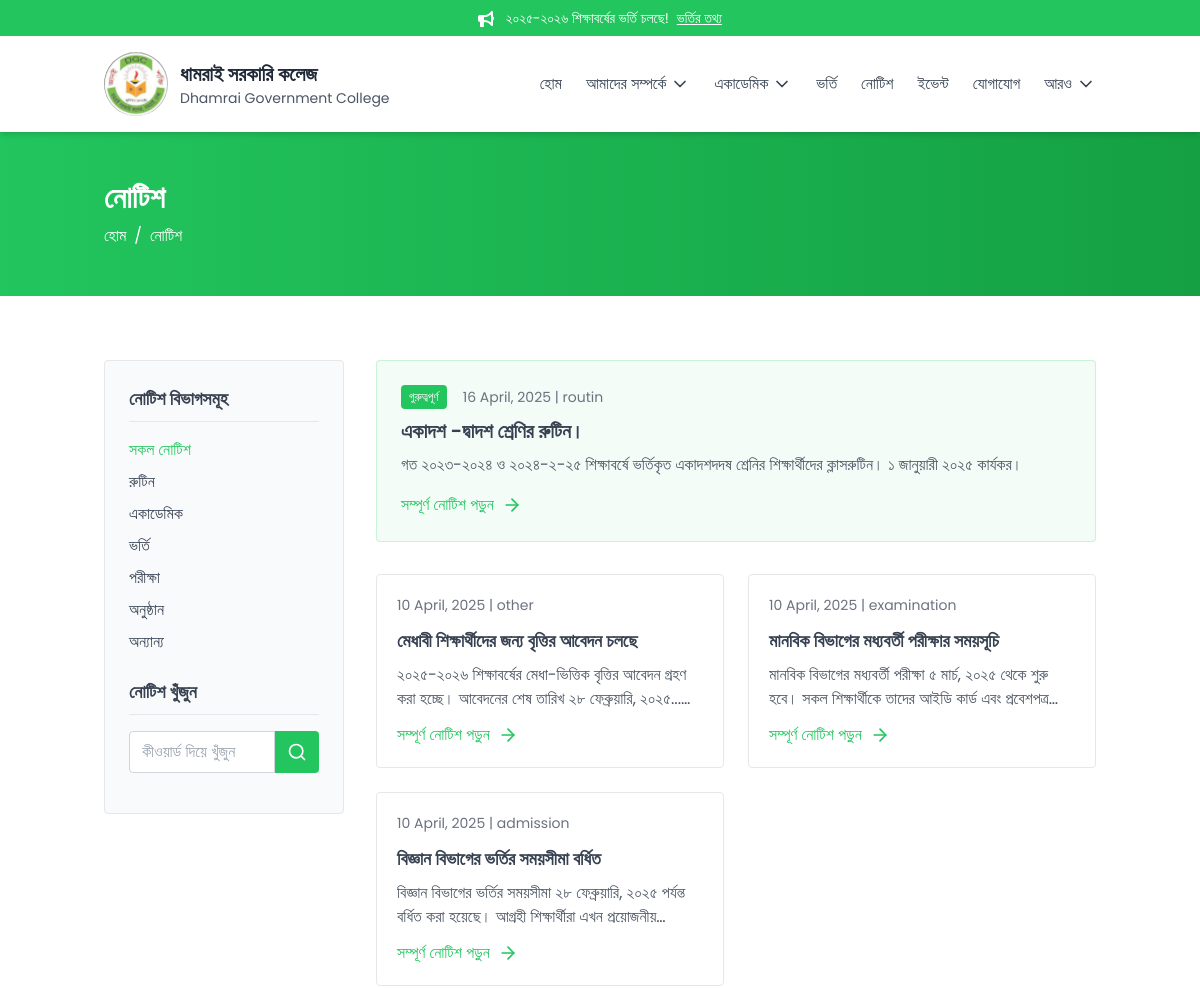
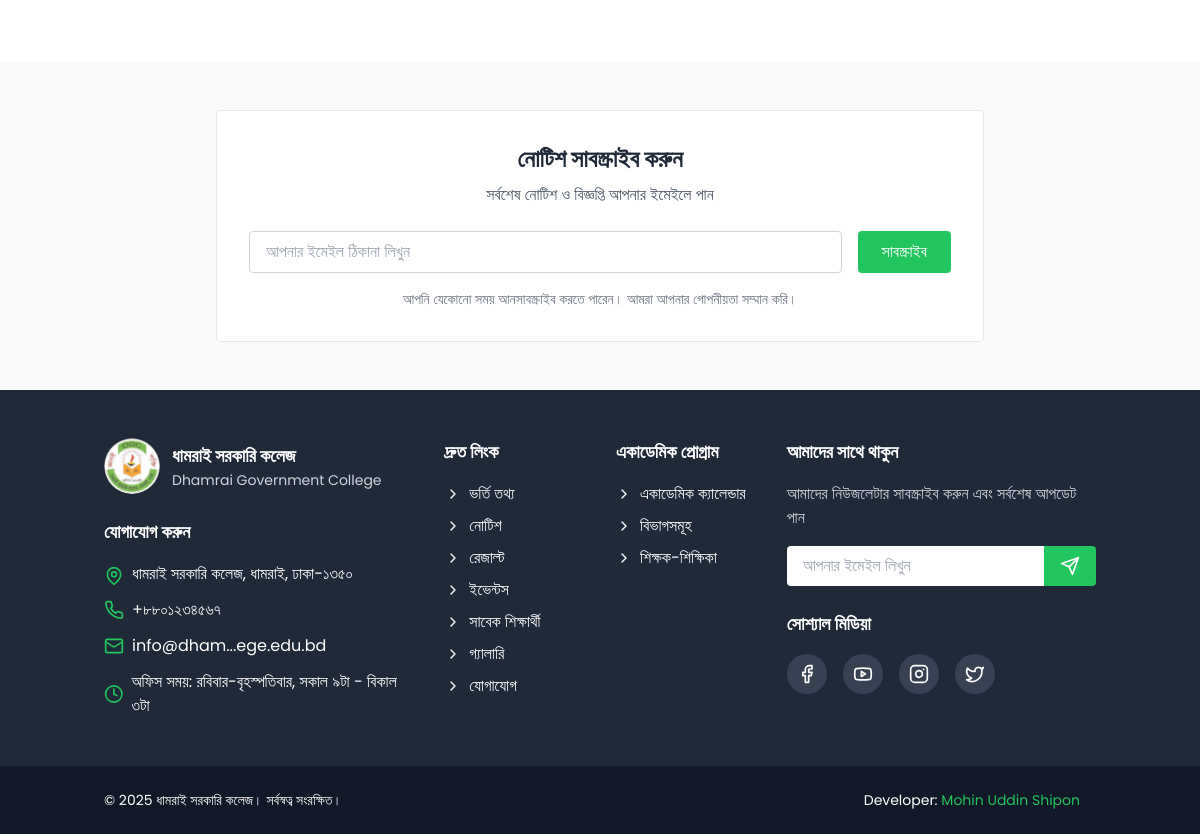
The page /notices/ on the database its author committed (2 pictures, top to bottom).
### core/models.py (models this page shows, shortened)
class Notice(models.Model):
    CATEGORY_CHOICES = [
        ('routin', 'রুটিন'),
        ('academic', 'একাডেমিক'),
        ('admission', 'ভর্তি'),
        ('examination', 'পরীক্ষা'),
        ('event', 'অনুষ্ঠান'),
        ('other', 'অন্যান্য'),
    ]
    title = models.CharField(max_length=200)
    description = models.TextField(null=True)
    category = models.CharField(max_length=20, choices=CATEGORY_CHOICES)
    publish_date = models.DateTimeField(default=timezone.now)
    document = models.FileField(upload_to='notices/', null=True, blank=True)
    is_important = models.BooleanField(default=False)
    slug = models.SlugField(unique=True)
    class Meta:
        ordering = ['-publish_date']

### core/views.py (the view)
# urls.py: path('notices/', views.NoticeListView.as_view(), name='notices'),
class NoticeListView(ListView):
    model = Notice
    template_name = 'notice.html'
    context_object_name = 'notices'
    paginate_by = 10
    def get_queryset(self):
        queryset = super().get_queryset()
        category = self.request.GET.get('category')
        search = self.request.GET.get('search')
        if category:
            queryset = queryset.filter(category=category)
        if search:
            queryset = queryset.filter(Q(title__icontains=search) | Q(description__icontains=search))
        return queryset
    def get_context_data(self, **kwargs):
        context = super().get_context_data(**kwargs)
        context['featured_notice'] = Notice.objects.filter(is_important=True).order_by('-publish_date').first()
        context['notices'] = Notice.objects.exclude(id=context['featured_notice'].id)
        context['categories'] = Notice.CATEGORY_CHOICES
        return context

### templates/notice.html (shortened to what this page needs)
{% extends "base.html" %}
{% block content %}
<div class="bg-gradient-to-r from-primary to-primary-dark text-white py-12">
    <div class="container mx-auto px-4">
        <h1 class="text-3xl font-bold mb-2">নোটিশ</h1>
        <div class="flex items-center text">
            <a href="{% url 'core:home' %}" class="hover:text-primary-light transition-colors duration-200">হোম</a>
            <span class="mx-2">/</span>
            <span> নোটিশ</span>
        </div>
    </div>
</div>
<section class="py-16 bg-white">
    <div class="container mx-auto px-4">
        <div class="flex flex-col lg:flex-row gap-8">
            <div class="lg:w-1/4">
                <div class="bg-gray-50 border border-gray-200 rounded p-6 sticky top-24">
                    <h3 class="text-lg font-semibold mb-4 pb-2 border-b border-gray-200">নোটিশ বিভাগসমূহ</h3>
                    <div class="mb-6">
                        <ul class="hidden lg:block space-y-2">
                            <li>
                                <a href="?category=" class="{% if not request.GET.category %}text-primary font-medium{% else %}text-gray-700{% endif %} flex items-center">
                                    সকল নোটিশ
                                </a>
                            </li>
                            {% for category in categories  %}
                            <li>
                                <a href="?category={{ category.0 }}" class="{% if request.GET.category == category.0 %}text-primary font-medium{% else %}text-gray-700{% endif %} flex items-center">
                                    {{ category.1 }}
                                </a>
                            </li>
                            {% endfor %}
                        </ul>
                    </div>
                    <h3 class="text-lg font-semibold mb-4 pb-2 border-b border-gray-200">নোটিশ খুঁজুন</h3>
                    <div class="mb-4">
                        <form method="get">
                            <div class="flex">
                                <input type="text" name="search" placeholder="কীওয়ার্ড দিয়ে খুঁজুন" class="w-full px-3 py-2 border border-gray-300 rounded-l focus:outline-none" value="{{ request.GET.search }}">
                                <button class="bg-primary text-white px-3 py-2 rounded-r">
                                    <svg xmlns="http://www.w3.org/2000/svg" width="20" height="20" viewBox="0 0 24 24" fill="none" stroke="currentColor" stroke-width="2" stroke-linecap="round" stroke-linejoin="round" class="lucide lucide-search"><circle cx="11" cy="11" r="8"/><path d="m21 21-4.3-4.3"/></svg>
                                </button>
                            </div>
                        </form>
                    </div>
                </div>
            </div>
            <div class="lg:w-3/4">
                {% if featured_notice %}
                <div class="bg-primary/5 border border-primary/20 rounded p-6 mb-8">
                    <div class="flex items-center mb-2">
                        <span class="bg-primary text-white text-xs px-2 py-1 rounded mr-1">গুরুত্বপূর্ণ</span>
                        <span class="text-gray-500 text-sm ml-3">{{ featured_notice.publish_date|date:"d F, Y" }} | {{ featured_notice.category }}</span>
                    </div>
                    <h3 class="text-xl font-semibold mb-2">{{ featured_notice.title }}</h3>
                    <p class="text-gray-600 mb-4">{{ featured_notice.description|truncatewords:50 }}</p>
                    <div class="flex justify-between items-center">
                        <a href="{% url 'core:notice_detail' featured_notice.slug %}" class="text-primary flex items-center group hover:text-primary-dark transition-colors duration-200">
                            সম্পূর্ণ নোটিশ পড়ুন
                        </a>
                    </div>
                </div>
                {% endif %}
                <div class="grid grid-cols-1 md:grid-cols-2 gap-6">
                    {% for notice in notices %}
                    <div class="bg-white border border-gray-200 rounded p-5">
                        <div class="flex justify-between items-start mb-3">
                            <span class="text-gray-500 text-sm">{{ notice.publish_date|date:"d F, Y" }} | {{ notice.category }}</span>
                        </div>
                        <h3 class="text-lg font-semibold mb-2">{{ notice.title }}</h3>
                        <p class="text-gray-600 mb-3 line-clamp-2">{{ notice.description|truncatewords:30 }}</p>
                        <a href="{% url 'core:notice_detail' notice.slug %}" class="text-primary flex items-center group hover:text-primary-dark transition-colors duration-200">
                            সম্পূর্ণ নোটিশ পড়ুন
                        </a>
                    </div>
                    {% empty %}
                    <p class="text-gray-600">কোনো নোটিশ পাওয়া যায়নি।</p>
                    {% endfor %}
                </div>
            </div>
        </div>
    </div>
</section>
<section class="py-12 bg-gray-50">
    <div class="container mx-auto px-4">
        <div class="bg-white border border-gray-200 rounded p-8 max-w-3xl mx-auto">
            <div class="text-center mb-6">
                <h2 class="text-2xl font-bold text-gray-800 mb-2">নোটিশ সাবস্ক্রাইব করুন</h2>
                <p class="text-gray-600">সর্বশেষ নোটিশ ও বিজ্ঞপ্তি আপনার ইমেইলে পান</p>
            </div>
            <form class="flex flex-col md:flex-row gap-4">
                <input type="email" placeholder="আপনার ইমেইল ঠিকানা লিখুন" class="flex-grow px-4 py-2 border border-gray-300 rounded focus:outline-none" required>
                <button type="submit" class="bg-primary text-white px-6 py-2 rounded">সাবস্ক্রাইব</button>
            </form>
            <p class="text-gray-500 text-sm mt-4 text-center">আপনি যেকোনো সময় আনসাবস্ক্রাইব করতে পারেন। আমরা আপনার গোপনীয়তা সম্মান করি।</p>
        </div>
    </div>
</section>
{% endblock %}

### rows shown on the page
Notice: publish_date "16 April, 2025", category "routin", title "একাদশ -দ্বাদশ শ্রেণির রুটিন।", description "গত ২০২৩-২০২৪ ও ২০২৪-২-২৫ শিক্ষাবর্ষে ভর্তিকৃত একাদশদদষ শ্রেনির শিক্ষার্থীদের ক্লাসরুটিন। ১ জানুয়ারী ২০২৫ কার্যকর।"
Notice: publish_date "10 April, 2025", category "other", title "মেধাবী শিক্ষার্থীদের জন্য বৃত্তির আবেদন চলছে", description "২০২৫-২০২৬ শিক্ষাবর্ষের মেধা-ভিত্তিক বৃত্তির আবেদন গ্রহণ করা হচ্ছে। আবেদনের শেষ তারিখ ২৮ ফেব্রুয়ারি,…"
Notice: publish_date "10 April, 2025", category "examination", title "মানবিক বিভাগের মধ্যবর্তী পরীক্ষার সময়সূচি", description "মানবিক বিভাগের মধ্যবর্তী পরীক্ষা ৫ মার্চ, ২০২৫ থেকে শুরু হবে। সকল শিক্ষার্থীকে তাদের আইডি কার্ড এবং…"
Notice: publish_date "10 April, 2025", category "admission", title "বিজ্ঞান বিভাগের ভর্তির সময়সীমা বর্ধিত", description "বিজ্ঞান বিভাগের ভর্তির সময়সীমা ২৮ ফেব্রুয়ারি, ২০২৫ পর্যন্ত বর্ধিত করা হয়েছে। আগ্রহী শিক্ষার্থীরা এখন…"

### other values the page prints
{{ announcement_text }} "২০২৫-২০২৬ শিক্ষাবর্ষের ভর্তি চলছে!"
{{ link_text }} "ভর্তির তথ্য"
{{ category.1 }} "রুটিন" "একাডেমিক" "ভর্তি" "পরীক্ষা" "অনুষ্ঠান" "অন্যান্য"
